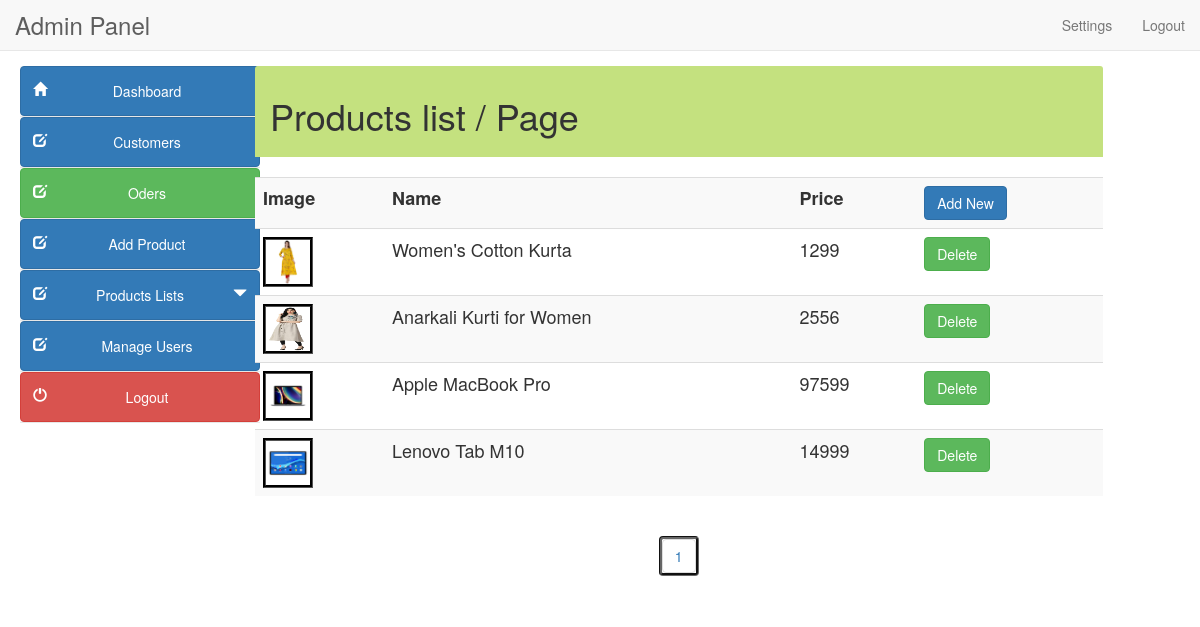
/admin/clothes_list.php, run on the app's committed database.
### tables this page shows
CREATE TABLE `products` (
  `product_id` int(100) NOT NULL,
  `product_cat` int(100) NOT NULL,
  `product_brand` int(100) NOT NULL,
  `product_title` varchar(255) NOT NULL,
  `product_price` int(100) NOT NULL,
  `product_desc` text NOT NULL,
  `product_image` text NOT NULL,
  `product_keywords` text NOT NULL
);

### admin/clothes_list.php (the view, shortened to what this page needs)
<?php
$page=$_GET['page'];
if($page=="" || $page=="1")
{
$page1=0;
}
else
{
$page1=($page*10)-10;
}
?>
<!DOCTYPE html>
<html lang="en">
<head>
<link href="style/css/bootstrap.min.css" rel="stylesheet">
<link href="style/css/k.css" rel="stylesheet">
</head>
<body>
  <?php include("include/header.php");?>
   	<div class="container-fluid main-container">
	<?php include("include/side_bar.php");?>
    <div class="col-md-9 content" style="margin-left:10px">
    <div class="panel-heading" style="background-color:#c4e17f">
	<h1>Products list / Page <?php echo $page;?> </h1></div><br>
<div class='table-responsive'>
<div style="overflow-x:scroll;">
<table class="table  table-hover table-striped" style="font-size:18px">
<tr><th>Image</th><th>Name</th><th>Price</th><th>
	<a class=" btn btn-primary" href="add_product.php">Add New</a></th></tr>
<?php
$result=mysqli_query($con,"select product_id,product_image, product_title,product_price from products  where  product_cat=2 or product_cat=3 or product_cat=4 Limit $page1,10")or die ("query 1 incorrect.....");
while(list($product_id,$image,$product_name,$price)=mysqli_fetch_array($result))
{
echo "<tr><td><img src='../product_images/$image' style='width:50px; height:50px; border:groove #000'></td><td>$product_name</td>
<td>$price</td>
<td>
<a class=' btn btn-success' href='clothes_list.php?product_id=$product_id&action=delete'>Delete</a>
</td></tr>";
}
?>
</table>
</div></div>
<nav align="center">
<?php
$paging=mysqli_query($con,"select product_id,product_image, product_title,product_price from products");
$count=mysqli_num_rows($paging);
$a=$count/10;
$a=ceil($a);
echo "<bt>";echo "<bt>";
for($b=1; $b<=$a;$b++)
{
?>
<ul class="pagination" style="border:groove #666">
<li><a class="label-info" href="clothes_list.php?page=<?php echo $b;?>"><?php echo $b." ";?></a></li></ul>
<?php
}
?>
</nav>
</div></div>
</body>
</html>

### admin/style/css/k.css (style rules this page uses)
.main-container { background: #FFF; padding-top: 15px; margin-top: -20px; }

### data on the page
products: product_image (picture), product_title "Women's Cotton Kurta", product_price "1299"
products: product_image (picture), product_title "Anarkali Kurti for Women", product_price "2556"
products: product_image (picture), product_title "Apple MacBook Pro", product_price "97599"
products: product_image (picture), product_title "Lenovo Tab M10", product_price "14999"
